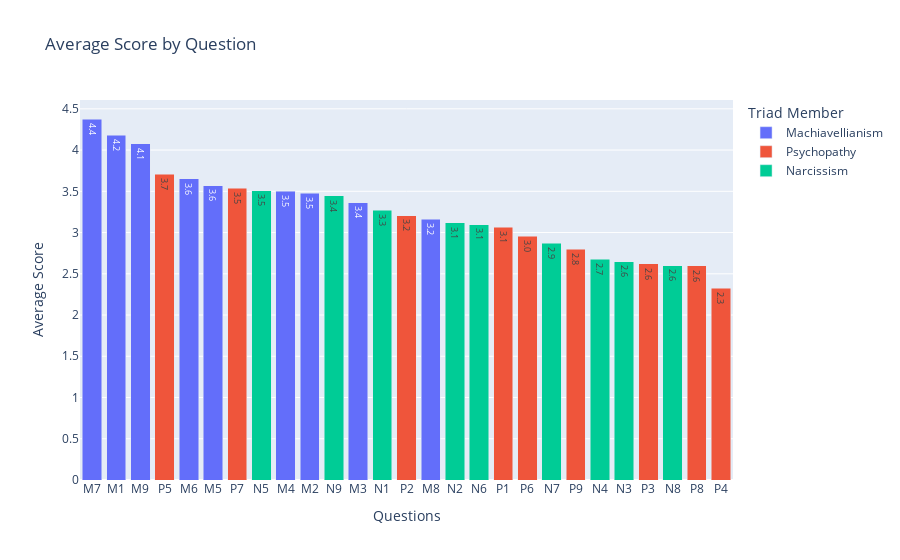

Notebook code for this chart:
### Code cell
# Plotly barplot
plt.figure(figsize = (15, 8))
fig = px.bar(question_scores, x = 'index', y = 'Scores', text_auto='.2s',
       title = 'Average Score by Question',
       labels = {'index': 'Questions',
                 'Scores': 'Average Score'},
       color = 'Triad Member');
fig.update_layout(barmode='stack', xaxis={'categoryorder': 'total descending'});
fig.show();

### Figure 1 — Plotly figure (JSON) as saved in the notebook; plotly's stock layout.template omitted (floating-point values rounded to 4 significant figures)
{"data": [{"alignmentgroup": "True", "hovertemplate": "Triad Member=Machiavellianism<br>Questions=%{x}<br>Average Score=%{y}<extra></extra>", "legendgroup": "Machiavellianism", "marker": {"color": "#636efa", "pattern": {"shape": ""}}, "name": "Machiavellianism", "offsetgroup": "Machiavellianism", "orientation": "v", "showlegend": true, "textposition": "auto", "texttemplate": "%{y:.2s}", "type": "bar", "x": ["M7", "M1", "M9", "M6", "M5", "M4", "M2", "M3", "M8"], "xaxis": "x", "y": [4.377, 4.179, 4.074, 3.65, 3.57, 3.502, 3.477, 3.363, 3.16], "yaxis": "y"}, {"alignmentgroup": "True", "hovertemplate": "Triad Member=Psychopathy<br>Questions=%{x}<br>Average Score=%{y}<extra></extra>", "legendgroup": "Psychopathy", "marker": {"color": "#EF553B", "pattern": {"shape": ""}}, "name": "Psychopathy", "offsetgroup": "Psychopathy", "orientation": "v", "showlegend": true, "textposition": "auto", "texttemplate": "%{y:.2s}", "type": "bar", "x": ["P5", "P7", "P2", "P1", "P6", "P9", "P3", "P8", "P4"], "xaxis": "x", "y": [3.709, 3.537, 3.205, 3.066, 2.954, 2.796, 2.62, 2.596, 2.323], "yaxis": "y"}, {"alignmentgroup": "True", "hovertemplate": "Triad Member=Narcissism<br>Questions=%{x}<br>Average Score=%{y}<extra></extra>", "legendgroup": "Narcissism", "marker": {"color": "#00cc96", "pattern": {"shape": ""}}, "name": "Narcissism", "offsetgroup": "Narcissism", "orientation": "v", "showlegend": true, "textposition": "auto", "texttemplate": "%{y:.2s}", "type": "bar", "x": ["N5", "N9", "N1", "N2", "N6", "N7", "N4", "N3", "N8"], "xaxis": "x", "y": [3.508, 3.445, 3.269, 3.116, 3.095, 2.871, 2.677, 2.646, 2.597], "yaxis": "y"}], "layout": {"barmode": "stack", "legend": {"title": {"text": "Triad Member"}, "tracegroupgap": 0}, "title": {"text": "Average Score by Question"}, "xaxis": {"anchor": "y", "categoryorder": "total descending", "domain": [0, 1], "title": {"text": "Questions"}}, "yaxis": {"anchor": "x", "domain": [0, 1], "title": {"text": "Average Score"}}}}
